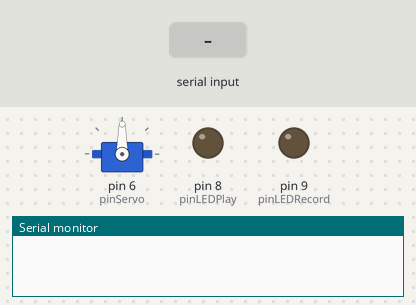
This sketch was run on a simulated Arduino Uno, built with avr-gcc and run on an emulated ATmega328P. Parts: servo, output pins drawn as LEDs (lit = HIGH), the last lines printed to the serial monitor. The test bench sets the inputs (shaded band).

Above: at 1.2 s.
1.3 s: "P" received over Serial
At 1.8 s:
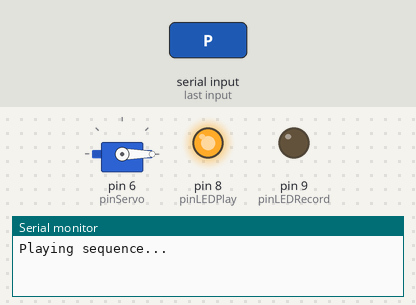
2.8 s: "R" received over Serial
5.8 s: "P" received over Serial
At 6.4 s:
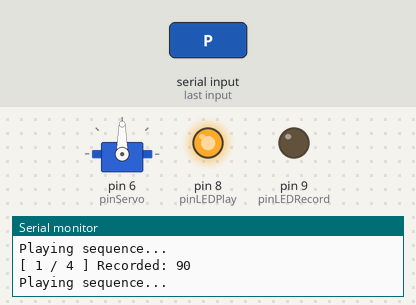
At 10.6 s:
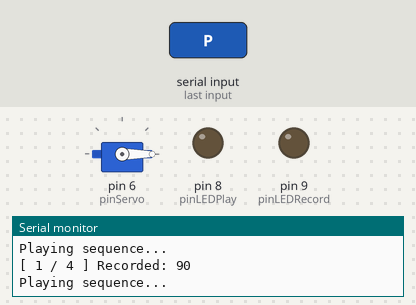
Timing chart, 0 to 12.1 s (numbered marks = the images above; inputs shaded):
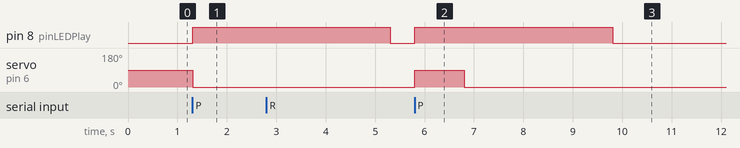

The sketch:

3_servo_sequencer.ino
```cpp
/*
   ________  ___   ___
  / __/ __ \/ _ | / _ \
 _\ \/ /_/ / __ |/ , _/
/___/\____/_/ |_/_/|_|
Arduino Workshop Series
Session 4
> Sequencing servo with Serial monitor and EEPROM
*/

#include <Servo.h>
#include <EEPROM.h>

//Consts
#define SEQ_DELAY 1000
#define SEQ_SIZE 4

//EEPROM
int mem_addr = 100; /** the current address in the EEPROM (i.e. which byte we're going to write to next) **/

//Pins
const int pinServo = 6;
const int pinLEDRecord = 9;
const int pinLEDPlay = 8;

const int pinPot = A0; // analog pin used to connect the potentiometer

//Servo
Servo myservo; // create servo object to control a servo
int val; // variable to read the value from the analog pin
int sv_seq[SEQ_SIZE] = {};

//Sequence track
int seq = 0; //Defaults as 0, total of 4 sequences

//Serial
char rx_byte = 0;

void setup() {
  Serial.begin(115200);
  pinMode(pinLEDRecord, OUTPUT);
  pinMode(pinLEDPlay, OUTPUT);
  myservo.attach(pinServo); // attaches the servo on pin 6 to the servo object
}

//Read potentiometer val
int readPot() {
  int ang = analogRead(pinPot);  // reads the value of the potentiometer (value between 0 and 1023)
  ang = map(ang, 0, 1023, 180, 0);  // scale it to use it with the servo (value between 0 and 180)
  return ang;
}

int recordSeq(int id, int val) {
  sv_seq[seq] = val; //Save seq to array

  String r_msg = (String) "[ " + (id + 1) + " / " + SEQ_SIZE + " ] Recorded: " + val;
  Serial.println(r_msg);

  digitalWrite(pinLEDRecord, HIGH);
  return ++id;
}

void resetSeq() {
  seq = 0;
  for (int k = 0; k < SEQ_SIZE; ++k) {
    sv_seq[k] = 0;
  }
}

void loop() {
  //Check for any input
  if (Serial.available() > 0) {    // is a character available?
    rx_byte = Serial.read();       // get the character

    switch (rx_byte) {
      case 'P':   //Play sequence
        Serial.println("Playing sequence...");
        digitalWrite(pinLEDPlay, HIGH);
        for (int i = 0; i < SEQ_SIZE; ++i) {
          myservo.write(sv_seq[i]);
          delay(SEQ_DELAY);
        }
        digitalWrite(pinLEDPlay, LOW);
        break;
      case 'R':   //Record sequence
        val = readPot();
        if (seq < SEQ_SIZE) {
          seq = recordSeq(seq, val);
        } else {
          Serial.println("Sequence is full! Empty or save the sequence 1st...");
        }
        break;
      case 'T':   //Test current position
        val = readPot();
        Serial.print("Testing: ");
        Serial.println(val);
        myservo.write(val); // sets the servo position according to the scaled value
        break;
      case 'S':   //Save the recorded sequence
        if (seq == SEQ_SIZE) {
          EEPROM.put(mem_addr, sv_seq);
          Serial.println("Seq saved!");
        } else {
          Serial.print("Sequence not complete: ");
          Serial.println(seq);
        }
      case 'C':
        resetSeq(); //Reset sequence array
        Serial.println("Cleared current sequence!");
        break;
      case 'L':   //Save the recorded sequence
        EEPROM.get(mem_addr, sv_seq);
        for (int j = 0; j < SEQ_SIZE; ++j) {
          Serial.print(sv_seq[j]);
          Serial.print(" ");
        }
        Serial.println("Seq loaded!");
        break;

      default:
        Serial.println("Invalid command");
    }

  } // end: if (Serial.available() > 0)
  digitalWrite(pinLEDRecord, LOW);
  digitalWrite(pinLEDPlay, LOW);

  delay(15);
}
```

Measured:
- after the input at 1.3 s, pin 8 (pinLEDPlay): LOW → HIGH at once; servo on pin 6 (pinServo): 90° → 0° at once
- after the input at 5.8 s, pin 8 (pinLEDPlay): LOW → HIGH at once, → LOW 4.0 s later; servo on pin 6 (pinServo): 0° → 90° at once, → 0° 1.0 s later
